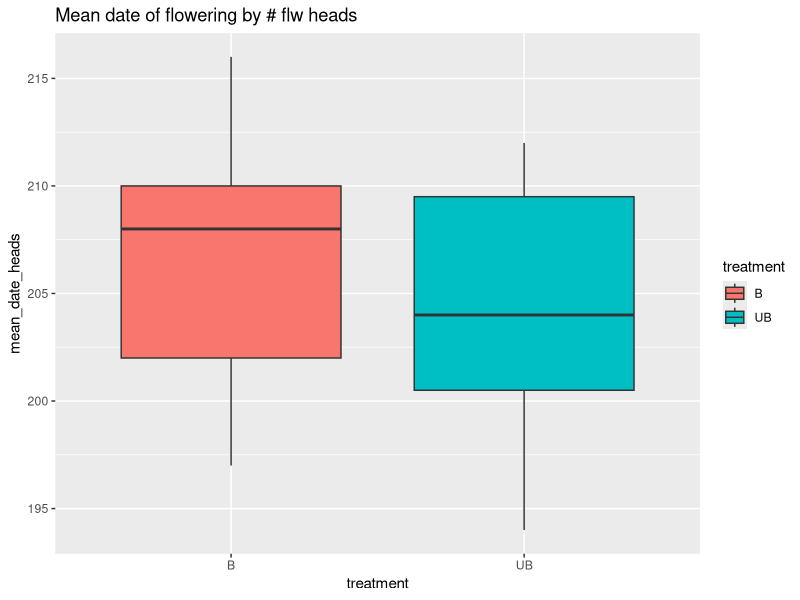
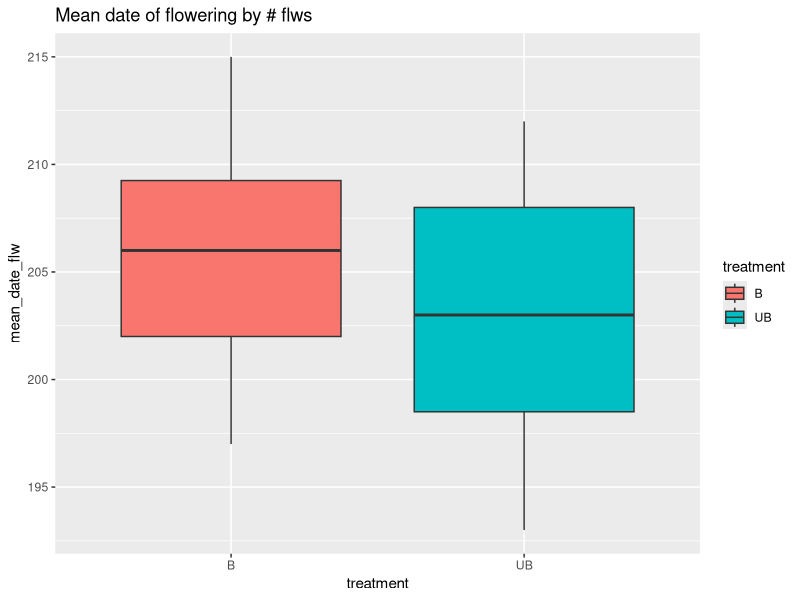
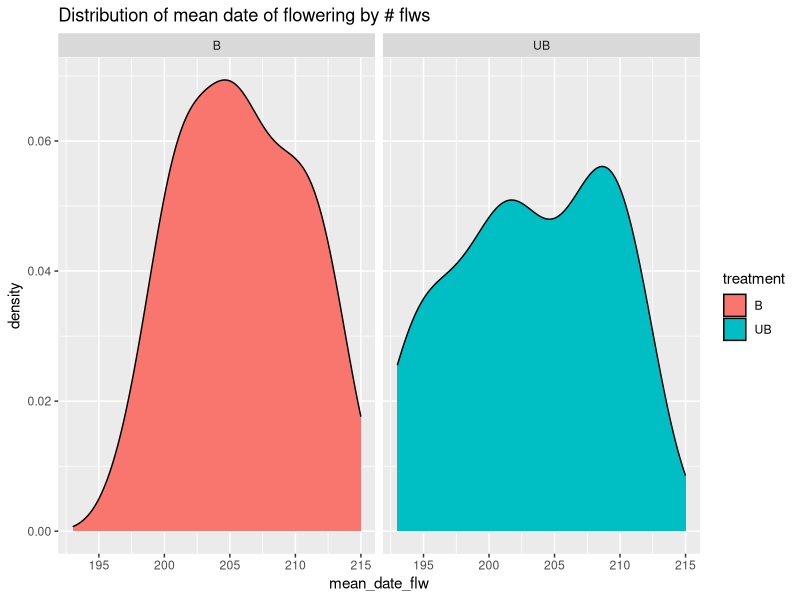
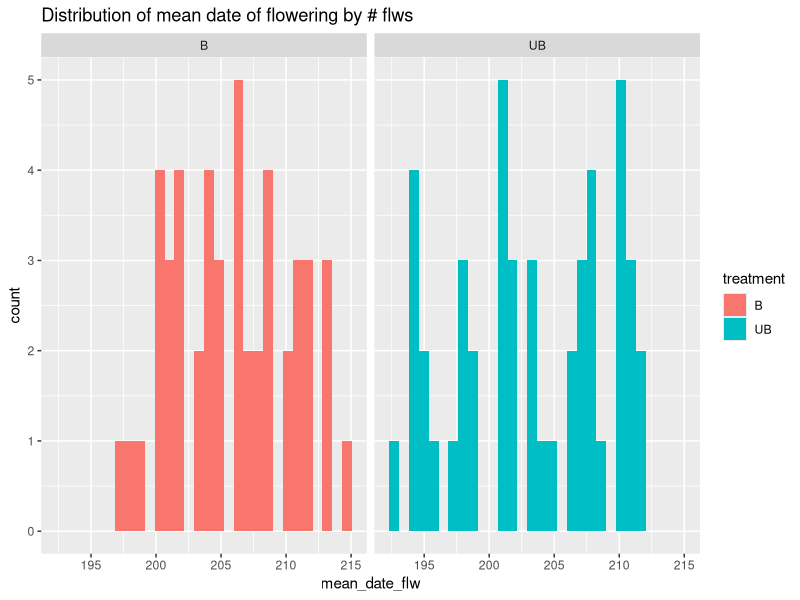
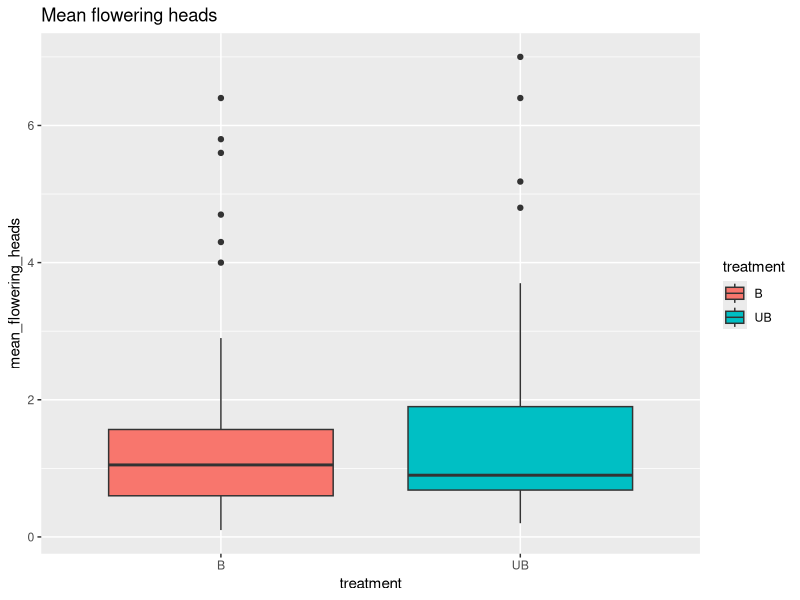
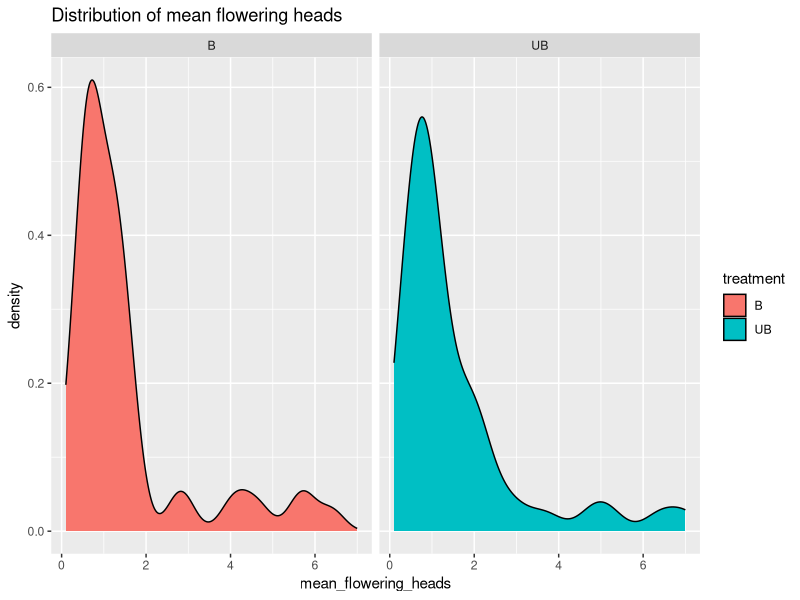
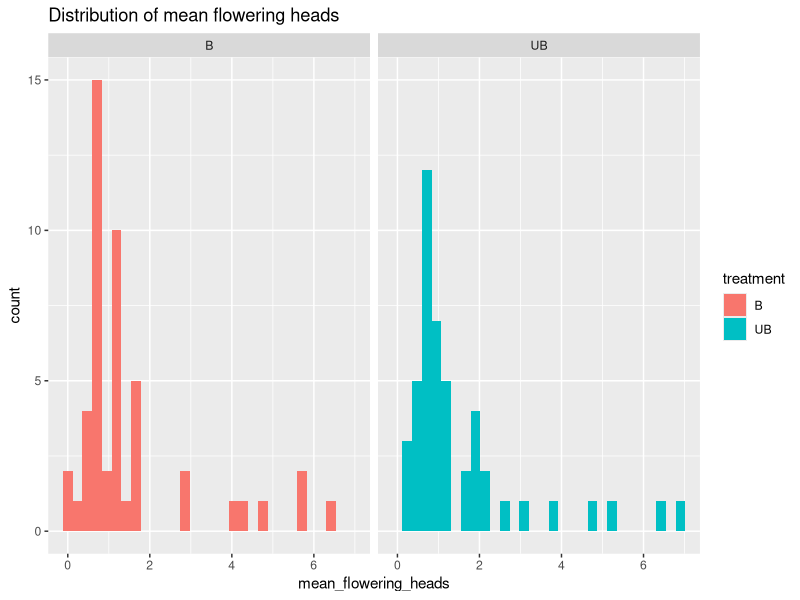
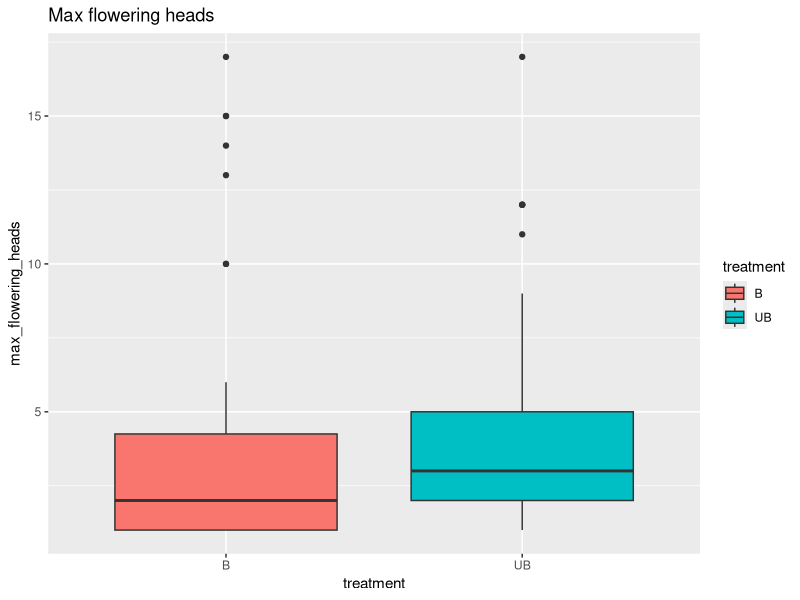

Recreate these plots in R, in order. (Note: this script raises an error after producing the figures.)
#distributions of data at daily level vs overall mean level

# run phenology and data_merge first!

library(lubridate)
library(tidyverse)

#phenology measures (and some trait means)
focal_pheno<-read.csv("data/focal_pheno.csv")

#focal plant flowering, pollination, and stigma data
focal_plt<-read.csv("data/non_database_csvs/focal_plant_stigma_26March2019.csv")


#updated seed data
seed2<-read.csv("data/non_database_csvs/dalea_seed_counts_7May2019.csv")

cobloom<-read.csv("data/non_database_csvs/dalea-coblooming-density_25march2019.csv")


#conspecific density and distance to nearest neighbor data
con_dens<-read.csv("data/non_database_csvs/dalea-conspecific-density_23March2019.csv")
#cobloom data
cobloom<-read.csv("data/non_database_csvs/dalea-coblooming-density_25march2019.csv")
#focal plant flowering, pollination, and stigma collection data
focal_plt<-read.csv("data/non_database_csvs/focal_plant_stigma_26March2019.csv")

#stigma pollen counts
poll_stig<-read.csv("data/non_database_csvs/stigma-pollen-counts_23March2019.csv")

#visit data
visit<-read.csv("data/non_database_csvs/visitation_30Aug2019.csv")


#### first: Phenology

###distribution of phenology data
view(focal_pheno)

focal_pheno%>%ggplot(aes(treatment,mean_date_heads,fill=treatment))+geom_boxplot()+
  ggtitle("Mean date of flowering by # flw heads")

focal_pheno%>%ggplot(aes(treatment,mean_date_flw,fill=treatment))+geom_boxplot()+
  ggtitle("Mean date of flowering by # flws")

#distribution of mean dates of flowering 
focal_pheno%>%ggplot(aes(mean_date_flw,fill=treatment))+geom_density()+
  ggtitle("Distribution of mean date of flowering by # flws")+facet_grid(.~treatment)

#as a histogram
focal_pheno%>%ggplot(aes(mean_date_flw,fill=treatment))+geom_histogram()+
  ggtitle("Distribution of mean date of flowering by # flws")+facet_grid(.~treatment)


#flowering display
#first up: mean_flw_heads: mean # of flower heads displayed by a plant per day
focal_pheno%>%ggplot(aes(treatment,mean_flowering_heads,fill=treatment))+geom_boxplot()+
  ggtitle("Mean flowering heads")
### slightly more for unburned

#distribution of mean flowering heads
focal_pheno%>%ggplot(aes(mean_flowering_heads,fill=treatment))+geom_density()+
  ggtitle("Distribution of mean flowering heads")+facet_grid(.~treatment)

#as a histogram
focal_pheno%>%ggplot(aes(mean_flowering_heads,fill=treatment))+geom_histogram()+
  ggtitle("Distribution of mean flowering heads")+facet_grid(.~treatment)

#### max flowering
focal_pheno%>%ggplot(aes(treatment,max_flowering_heads,fill=treatment))+geom_boxplot()+
  ggtitle("Max flowering heads")
### slightly more for unburned

#distribution of mean flowering heads
focal_pheno%>%ggplot(aes(max_flowering_heads,fill=treatment))+geom_density()+
  ggtitle("Distribution of max flowering heads")+facet_grid(.~treatment)

#as a histogram
focal_pheno%>%ggplot(aes(max_flowering_heads,fill=treatment))+geom_histogram()+
  ggtitle("Distribution of max flowering heads")+facet_grid(.~treatment)

#########
#### the mean of estimated daily flower production
focal_pheno%>%ggplot(aes(treatment,mean_daily_flowers,fill=treatment))+geom_boxplot()+
  ggtitle("Mean Daily flower presentation")
### slightly more for unburned

#distribution of mean flowering heads
focal_pheno%>%ggplot(aes(mean_daily_flowers,fill=treatment))+geom_density()+
  ggtitle("Distribution of mean daily flowers")+facet_grid(.~treatment)

#as a histogram
focal_pheno%>%ggplot(aes(max_flowering_heads,fill=treatment))+geom_histogram()+
  ggtitle("Distribution of mean daily flowers")+facet_grid(.~treatment)



#################################################
#### Second: Focal plant traits--
#####################

is.numeric(focals$bloom_heads)
focal_plt$X.bloom_flwheads<-as.numeric(focal_plt$X.bloom_flwheads)

#create a summation of flowers, a treatment column, and a yday colum,
focals<-focal_plt%>%
  rename(bloom_heads=X.bloom_flwheads)%>%filter(!is.na(head1))%>%
  mutate(total_flws_est=
           ifelse(bloom_heads > 5,
                  ((head1+head2+head3+head4+head5)/5)*bloom_heads,(head1+head2+head3+head4+head5)), 
         treatment=ifelse(grepl("UB",plantID),'UB','B'))%>%
  mutate(date=paste(year,month,day, sep="-"))%>%mutate(ymd=ymd(date),yday=yday(ymd))



#### # of blooming heads per plant per round 
focals%>%ggplot(aes(treatment,bloom_heads,fill=treatment))+geom_boxplot()+
  ggtitle("Daily Flowering Heads")
###
#over time
focals%>%filter(!is.na(round))%>%ggplot(aes(as.factor(round),bloom_heads,fill=treatment))+geom_boxplot()+
  ggtitle("Daily Flowering Heads",subtitle="change over time")


#distribution of mean flowering heads
focals%>%ggplot(aes(bloom_heads,fill=treatment))+geom_density()+
  ggtitle("Distribution of daily flowering heads")+facet_grid(.~treatment)

#as a histogram
focals%>%ggplot(aes(bloom_heads,fill=treatment))+geom_histogram()+
  ggtitle("Distribution of daily flowering heads")+facet_grid(.~treatment)


#### overall bloom_heads on a per round per plant basis mostly matches the mean measure

############################
###estimated total flowers 
####################################

focals%>%ggplot(aes(treatment,total_flws_est,fill=treatment))+geom_boxplot()+
  ggtitle("Total Flowers")
###pretty zero heavy

#distribution of total flowers
focals%>%ggplot(aes(total_flws_est,fill=treatment))+geom_density()+
  ggtitle("Distribution of total flowers")+facet_grid(.~treatment)


focals%>%filter(!is.na(round))%>%ggplot(aes(as.factor(round),total_flws_est,fill=treatment))+geom_boxplot()+
  ggtitle("Daily total flowers",subtitle="change over time")

#as a histogram
focals%>%ggplot(aes(total_flws_est,fill=treatment))+geom_histogram()+
  ggtitle("Distribution of total flowers")+facet_grid(.~treatment)


#### drop zeroes real quick
focals%>%filter(total_flws_est>0)%>%ggplot(aes(treatment,total_flws_est,fill=treatment))+geom_boxplot()+
  ggtitle("Distribution of total flowers",subtitle="excluding zero flower days")
###

#distribution of mean flowering heads
focals%>%filter(total_flws_est>0)%>%ggplot(aes(total_flws_est,fill=treatment))+geom_density()+
  ggtitle("Distribution of total flowers",subtitle="excluding zero flower days")+
  facet_grid(.~treatment)

#as a histogram
focals%>%filter(total_flws_est>0)%>%ggplot(aes(total_flws_est,fill=treatment))+geom_histogram()+
  ggtitle("Distribution of total flowers",subtitle="excluding zero flower days")+facet_grid(.~treatment)


###similar overall appearance to mean value.

### size can be calculated from # of stems (have to check for miscounts somehow)
### or size can be calculated from # of heads
###
### so one rare issue: daily flower presentation == 0, but flowers opened on subsequent visit observations.

#######################
#### now looking at mean vs daily (AKA per round) pollen deposition on stigma
###########################

ID_trt<-focals%>%select(plantID, treatment)%>%group_by(plantID,treatment)%>%summarize()

#anti_join to see who has no stigma data
stig_check<-poll_stig%>%anti_join(ID_trt, c("plantID")) #should be 0


###now make a dataframe of per day pollen observations
stig_daily_mean<-poll_stig%>%left_join(ID_trt, c("plantID"))%>%filter(!is.na(dpurp_pollen))%>%
  group_by(plantID,round,month,day,year,treatment)%>%
  mutate(date=paste(month,day,year,sep="-"))%>%
  mutate(mdy=mdy(date),yday=yday(mdy), total_pollen=dpurp_pollen+amocan_pollen+
           aster_pollen+
           dcand_pollen+
           unknown_hetero_pollen)%>%
  group_by(plantID,treatment,yday,mdy)%>%
  summarise(n_stig=n(),n_unpollinated_stigma=length(total_pollen[total_pollen==0]),
            sum_dalpur=sum(dpurp_pollen), mean_dalpur=mean(dpurp_pollen),
            sum_amocan=sum(amocan_pollen),
            mean_amocan=mean(amocan_pollen),
            sum_hetero=sum(amocan_pollen+
                             aster_pollen+
                             dcand_pollen+
                             unknown_hetero_pollen),
            mean_hetero=mean(amocan_pollen+
                               aster_pollen+
                               dcand_pollen+
                               unknown_hetero_pollen),
            sum_total_pollen=sum(dpurp_pollen+amocan_pollen+
                                   aster_pollen+
                                   dcand_pollen+
                                   unknown_hetero_pollen),
            mean_total_pollen=mean(dpurp_pollen+amocan_pollen+
                                     aster_pollen+
                                     dcand_pollen+
                                     unknown_hetero_pollen))
  
#structure of this data frame: for each plant, 
#on each round/day, the number of collected stigma, and a summary.

## mean of daily means
### vs mean overall
  
full_dalea_df%>%ggplot(aes(treatment,mean_dalpur,fill=treatment))+geom_boxplot()+
  ggtitle("Overall mean number of pollen grains")
  
################
###total number of stigma per day
#########################

stig_daily%>%ggplot(aes(treatment,n_stig,fill=treatment))+geom_boxplot()+
  ggtitle("Number of daily collected stigma")

###pretty zero heavy

#distribution of mean flowering heads
stig_daily%>%ggplot(aes(n_stig,fill=treatment))+geom_density()+
  ggtitle("Distribution of stigma collected daily")+facet_grid(.~treatment)

stig_daily%>%ggplot(aes(n_stig,fill=treatment))+geom_histogram()+
  ggtitle("Distribution of stigma collected daily")+facet_grid(.~treatment)


############################
####daily total pollen deposition
#############################
stig_daily%>%ggplot(aes(treatment,mean_total_pollen,fill=treatment))+geom_boxplot()+
  ggtitle("Mean number of pollen grains")


stig_daily%>%ggplot(aes(as.factor(yday),mean_total_pollen,fill=treatment))+geom_boxplot()+
  ggtitle("Daily mean pollen deposited",subtitle="change over time")


###bivariate plot of sum against treatment
stig_daily%>%ggplot(aes(sum_total_pollen,mean_total_pollen,color=treatment))+geom_point()+
  geom_smooth(method="lm")+
  ggtitle("Sum vs mean of total pollen grains")
#You probably want to use mean so you can control for larger plants getting more flowers pulled per day
#Although, this sample should represent ~10% of flowers from a plant, so in a way you've already controlled for this


#distribution of mean total of pollen deposited daily
stig_daily%>%ggplot(aes(mean_total_pollen,fill=treatment))+geom_density()+
  ggtitle("Distribution of mean total pollen grains (daily)")+facet_grid(.~treatment)
### vs sum
stig_daily%>%ggplot(aes(sum_total_pollen,fill=treatment))+geom_density()+
  ggtitle("Distribution of the sum of total pollen grains (daily)")+facet_grid(.~treatment)
### sum has more variation (skinnier distribution spread over more values)
### Unsure if that can be problematioc or not

###
stig_daily%>%ggplot(aes(sum_total_pollen,fill=treatment))+geom_histogram()+
  ggtitle("Distribution of mean total pollen grains (daily)")+facet_grid(.~treatment)

###now compare to mean overall
full_dalea_df%>%ggplot(aes(mean_total_pollen,fill=treatment))+geom_density()+
  ggtitle("Distribution of mean total pollen grains overall")+facet_grid(.~treatment)
# fatter, not centered near 0

#####
# NOTE: the full_dalea_df calculates an overall mean, rather than the mean of daily means.
### Should we calculated the mean of daily means?

### #########################
###dalea pollen grains daily
####################
stig_daily%>%ggplot(aes(treatment,mean_dalpur,fill=treatment))+geom_boxplot()+
ggtitle("Mean number of dalea grains (daily")

stig_daily%>%ggplot(aes(as.factor(yday),mean_dalpur,fill=treatment))+geom_boxplot()+
  ggtitle("Daily mean dalpur pollen deposited",subtitle="change over time")

###bivariate plot of sum against mean
stig_daily%>%ggplot(aes(sum_dalpur,mean_dalpur,color=treatment))+geom_point()+
  geom_smooth(method="lm")+
  ggtitle("Sum vs mean of dalea grains")
### slopes a bit different, but overall close


#distribution of mean dalea pollen
stig_daily%>%ggplot(aes(sum_dalpur,fill=treatment))+geom_density()+
  ggtitle("Distribution of mean dalea grains (daily)")+facet_grid(.~treatment)

###
stig_daily%>%ggplot(aes(mean_dalpur,fill=treatment))+geom_histogram()+
  ggtitle("Distribution of mean dalea grains (daily)")+facet_grid(.~treatment)

###now compare to mean overall
full_dalea_df%>%ggplot(aes(mean_dalpur,fill=treatment))+geom_density()+
  ggtitle("Distribution of mean dalea grains overall")+facet_grid(.~treatment)
# same as total pollen--distribution wider and fewer 0 obs


####################
### amorpha
###############

stig_daily%>%ggplot(aes(treatment,mean_amocan,fill=treatment))+geom_boxplot()+
  ggtitle("Daily mean number of amorpha grains")

stig_daily%>%ggplot(aes(as.factor(yday),mean_amocan,fill=treatment))+geom_boxplot()+
  ggtitle("Daily mean amocan pollen deposited",subtitle="change over time")


###bivariate plot of sum against mean
stig_daily%>%ggplot(aes(sum_amocan,mean_amocan,color=treatment))+geom_point()+
  geom_smooth(method="lm")+
  ggtitle("Sum vs mean of amorpha grains")
### less clean, because more zeroes overall and in the ub data

#distribution of mean amorpha pollen
stig_daily%>%ggplot(aes(mean_amocan,fill=treatment))+geom_density()+
  ggtitle("Distribution of mean amocan grains (daily)")+facet_grid(.~treatment)

###
stig_daily%>%ggplot(aes(mean_amocan,fill=treatment))+geom_histogram()+
  ggtitle("Distribution of mean amocan grains (daily)")+facet_grid(.~treatment)

###now compare to mean overall

full_dalea_df%>%ggplot(aes(mean_amocan,fill=treatment))+geom_density()+
  ggtitle("Distribution of mean amocan grains overall")+facet_grid(.~treatment)
# same as total pollen--distribution wider and fewer 0 obs

### awith histogram
full_dalea_df%>%ggplot(aes(mean_amocan,fill=treatment))+geom_histogram()+
  ggtitle("Distribution of mean amocan grains overall")+facet_grid(.~treatment)
# same as total pollen--distribution wider and fewer 0 obs

#######
#Hetero pollen
######


stig_daily%>%ggplot(aes(treatment,mean_hetero,fill=treatment))+geom_boxplot()+
  ggtitle("Mean number of hetero grains (daily")

stig_daily%>%ggplot(aes(as.factor(yday),mean_hetero,fill=treatment))+geom_boxplot()+
  ggtitle("Daily mean hetero pollen deposited",subtitle="change over time")

###bivariate plot of sum against mean
stig_daily%>%ggplot(aes(sum_hetero,mean_hetero,color=treatment))+geom_point()+
  geom_smooth(method="lm")+
  ggtitle("Sum vs mean of hetero grains")

#bivariate plot of mean amorpha vs mean hetero
stig_daily%>%ggplot(aes(mean_amocan,mean_hetero,color=treatment))+geom_point()+
  geom_smooth(method="lm")+
  ggtitle("Mean amorpha vs mean hetero grains")
### amorpha drove heterospecific pollen deposition for burned plants
# but mean_hetero specific pollen depo doesn't display the same variance as unburned

#distribution of mean amorpha pollen
stig_daily%>%ggplot(aes(mean_hetero,fill=treatment))+geom_density()+
  ggtitle("Distribution of mean hetero grains (daily)")+facet_grid(.~treatment)

###
stig_daily%>%ggplot(aes(mean_hetero,fill=treatment))+geom_histogram()+
  ggtitle("Distribution of mean hetero grains (daily)")+facet_grid(.~treatment)

###now compare to mean overall

full_dalea_df%>%ggplot(aes(mean_hetero,fill=treatment))+geom_density()+
  ggtitle("Distribution of mean hetero grains overall")+facet_grid(.~treatment)
# same as total pollen--distribution wider and fewer 0 obs

### awith histogram
full_dalea_df%>%ggplot(aes(mean_hetero,fill=treatment))+geom_histogram()+
  ggtitle("Distribution of mean hetero grains overall")+facet_grid(.~treatment)
# same as total pollen--distribution wider and fewer 0 obs



####################
####visitation
#################


### first ensure variables are factors
levels(as.factor(focals$day))
levels(as.factor(focals$round))
levels(as.factor(visit$day))
levels(as.factor(visit$round))
visit$plantID<-trimws(visit$plantID)#trim ws because some IDs ended up with ws afterward

#join pollinators and focal_flw by plantID & new column, round_V
visit<-visit%>%
  mutate(round_v=ifelse(day==16, "2a", 
                        ifelse(day==18,"2b",
                               ifelse(day==11,"1a",ifelse(day==12,"1b",
                                                          round)))))#created round_v

focal_flw<-focal_flw%>%
  mutate(round_v=ifelse(day==197, "2a", 
                        ifelse(day==199,"2b",
                               ifelse(day==192,"1a",ifelse(day==193,"1b",
                                                           round)))))#created round_v


### note that this method drops all plants that had 0 blooms on a given round x visit combo
### alternatively you can ignore this, but then you can't take a visit/head/min measure
### since this doesn't affect the actual results I'm removing them

poll_vis<-left_join(visit,focal_flw, by=c("plantID","round_v"))%>%
  filter(bloom_heads>0)%>%filter(!is.na(time))# you have this to remove cases where there were 0 heads blooming, but check real quick
poll_check<-anti_join(visit,focal_flw, by=c("plantID","round_v"))#should be 0

# get number of visits per interval, then divide by number of flowers on plant at that round
visit_summary<-poll_vis%>%select(plantID, round_v, day.y,time, morphoID,date, touches,bloom_heads,treatment)%>%
  mutate(bee_fly=ifelse(morphoID%in%"Syrphid","fly",ifelse(is.na(morphoID),"none","bee")))%>%
  group_by(plantID,round_v,treatment,day.y)%>%
  summarise(n_visits=sum(!is.na(morphoID)),n_bee_visits=sum(bee_fly=="bee"), 
            n_fly_visits=sum(bee_fly=="fly"),
            n_obs=n(),
            flw_heads=(sum(bloom_heads))/n(), intervals=n_distinct(time),
            visit_head_min=(n_visits/flw_heads)/intervals,
            visit_min=n_visits/intervals)

#this is a per round summary

visit_summary%>%ggplot(aes(treatment,visit_min,fill=treatment))+geom_boxplot()+
  ggtitle("Visits per min (daily")

visit_summary%>%ggplot(aes(as.factor(day.y),visit_min,fill=treatment))+geom_boxplot()+
  ggtitle("Daily visits per min",subtitle="change over time")

#distribution of visit min
visit_summary%>%ggplot(aes(visit_min,fill=treatment))+geom_density()+
  ggtitle("Distribution of visits per min(daily)")+facet_grid(.~treatment)

###
visit_summary%>%ggplot(aes(visit_min,fill=treatment))+geom_histogram()+
  ggtitle("Distribution of visits per min (daily)")+facet_grid(.~treatment)


###now compare to mean overall

full_dalea_df%>%ggplot(aes(mean_visit_min,fill=treatment))+geom_density()+
  ggtitle("Distribution of mean visits per min overall")+facet_grid(.~treatment)

### awith histogram
full_dalea_df%>%ggplot(aes(mean_visit_min,fill=treatment))+geom_histogram()+
  ggtitle("Distribution of mean visits per min overall")+facet_grid(.~treatment)

#### how visits per head per minute

visit_summary%>%ggplot(aes(treatment,visit_head_min,fill=treatment))+geom_boxplot()+
  ggtitle("Daily visits per head per min")

visit_summary%>%ggplot(aes(as.factor(day.y),visit_head_min,fill=treatment))+geom_boxplot()+
  ggtitle("Daily visits per head per min",subtitle="change over time")

#distribution of mean amorpha pollen
visit_summary%>%ggplot(aes(visit_head_min,fill=treatment))+geom_density()+
  ggtitle("Distribution of daily visits per head per min")+facet_grid(.~treatment)

###
visit_summary%>%ggplot(aes(visit_min,fill=treatment))+geom_histogram()+
  ggtitle("Distribution of daily visits per head per min")+facet_grid(.~treatment)


###now compare to mean overall

full_dalea_df%>%ggplot(aes(mean_visit_head_min,fill=treatment))+geom_density()+
  ggtitle("Distribution of mean visits per head per min overall")+facet_grid(.~treatment)

### awith histogram
full_dalea_df%>%ggplot(aes(mean_visit_head_min,fill=treatment))+geom_histogram()+
  ggtitle("Distribution of mean visits per head per min overall")+facet_grid(.~treatment)

#this tracks pretty well with mean visits per min



#n bee visits

visit_summary%>%ggplot(aes(treatment,n_bee_visits/flw_heads/intervals,fill=treatment))+geom_boxplot()+
  ggtitle("Daily number of bee visits per head per interval")

visit_summary%>%ggplot(aes(as.factor(day.y),n_bee_visits/flw_heads/intervals,fill=treatment))+geom_boxplot()+
  ggtitle("Daily number of bee visits per head per interval",subtitle="change over time")

#distribution of bee visits
visit_summary%>%ggplot(aes(n_bee_visits/flw_heads/intervals,fill=treatment))+geom_density()+
  ggtitle("Distribution of bee visits per head per interval")+facet_grid(.~treatment)


### looks like bee visits per head per interval are higher for burned plants
###
visit_summary%>%ggplot(aes(n_bee_visits/flw_heads/intervals,fill=treatment))+geom_histogram()+
  ggtitle("Distribution of bee visits per head per interval")+facet_grid(.~treatment)

###now comapre to flies

visit_summary%>%ggplot(aes(treatment,n_fly_visits/flw_heads/intervals,fill=treatment))+geom_boxplot()+
  ggtitle("Daily number fly visits per head per interval")

visit_summary%>%ggplot(aes(as.factor(day.y),n_fly_visits/flw_heads/intervals,fill=treatment))+geom_boxplot()+
  ggtitle("Daily number of fly visits per head intervals",subtitle="change over time")

#distribution of fly visits
visit_summary%>%ggplot(aes(n_fly_visits/flw_heads/intervals,fill=treatment))+geom_density()+
  ggtitle("Distribution of fly visits per head")+facet_grid(.~treatment)

###
visit_summary%>%ggplot(aes(n_fly_visits/flw_heads/intervals,fill=treatment))+geom_histogram()+
  ggtitle("Distribution of fly visits per head per interval")+facet_grid(.~treatment)

  #########################
### community data: conspecifics and coblooming
##############

#make a quick summary

#first replace na w/ zero
cobloom$X.floral_units[is.na(cobloom$X.floral_units)]<-0
#replace NA NA in plant genus sp column with true NA so we don't inflate plant_genus_sp
cobloom$plant_genus_sp[cobloom$plant_genus_sp == "NA NA"]<- NA

cobloom_ID<-cobloom%>%left_join(ID_trt, c("plantID"))

cobloom_daily<-cobloom_ID%>%
  mutate(date=paste(year,month,day, sep="-"))%>%mutate(ymd=ymd(date),yday=yday(ymd))%>%
  group_by(plantID,treatment,yday)%>%
mutate(richness=ifelse(is.na(plant_genus_sp), 0, n_distinct(plant_genus_sp)))%>%ungroup()%>%
  group_by(plantID,treatment,yday)%>%
  summarize(daily_richness=((sum(richness)/n())),
            avg_blooms=mean(X.floral_units),
            sum_blooms=sum(X.floral_units))


#plots

ggplot(cobloom_daily, aes(treatment,daily_richness,fill=treatment))+geom_boxplot()+
  ggtitle("coblooming richness by treatment")

### relationship over time?
ggplot(cobloom_daily, aes(as.factor(yday),daily_richness,fill=treatment))+geom_boxplot()+
  ggtitle("Change in coblooming richness over time by treatment")

ggplot(cobloom_daily, aes(daily_richness,fill=treatment))+geom_histogram()+facet_grid(.~treatment)+
  ggtitle("distribution of coblooming richness by treatment")



##density
ggplot(cobloom_daily, aes(treatment,avg_blooms,fill=treatment))+geom_boxplot()+
  ggtitle(" coblooming density by treatment")
###
ggplot(cobloom_daily, aes(as.factor(yday),avg_blooms,fill=treatment))+geom_boxplot()+
  ggtitle("Change in mean coblooming density over time by treatment")

ggplot(cobloom_daily, aes(avg_blooms,fill=treatment))+geom_histogram()+facet_grid(.~treatment)+
  ggtitle("distribution of coblooming density by treatment")

## sum
ggplot(cobloom_daily, aes(treatment,sum_blooms,fill=treatment))+geom_boxplot()+
  ggtitle("Change in sum coblooming density by treatment")
### over time
ggplot(cobloom_daily, aes(as.factor(yday),sum_blooms,fill=treatment))+geom_boxplot()+
  ggtitle("Change in coblooming density over time by treatment")

# so coblooming data is pretty sparse and probably shouldn't be included.


###################


####
#### now consspecific density
#####

#how many plants?
con_dens_ID<-con_dens%>%left_join(ID_trt, c("plantID"))
#drop all obs where NA or estimate of distance (>4, >10) used
con_dens_ID$NN_1<-as.numeric(as.character(con_dens_ID$NN_1))
con_dens_ID$NN_2<-as.numeric(as.character(con_dens_ID$NN_2))
con_dens_ID$NN_3<-as.numeric(as.character(con_dens_ID$NN_3))

###coerce NAs to


#some NAs left over from data cleaning- these should be 0
con_dens_ID$X.dalpur_1m[is.na(con_dens_ID$X.dalpur_1m)]<-0
con_dens_ID$X.dalpur_5m[is.na(con_dens_ID$X.dalpur_5m)]<-0

## first let's et the ratio of NAs to actual data across the 3 NN classes
sum(is.na(con_dens_ID$NN_1))/sum(!is.na(con_dens_ID$NN_1))
sum(is.na(con_dens_ID$NN_2))/sum(!is.na(con_dens_ID$NN_2))
sum(is.na(con_dens_ID$NN_3))/sum(!is.na(con_dens_ID$NN_3))
### pretty close to half of the data is nearest neighbor data is NN, dependent on the distance
# there are points in the data where this truly means no conspecifics are near
# but there are other points where this means we lack data.


## make daily con density dataframe

con_dens_daily<-con_dens_ID%>%filter(!is.na(round))%>%
  mutate(date=paste(year,month,day, sep="-"))%>%mutate(ymd=ymd(date),yday=yday(ymd))%>%
  select(plantID, treatment,yday,X.dalpur_1m,X.dalpur_5m)%>%
  group_by(plantID,treatment,yday)%>% rename(consp_1m=X.dalpur_1m, consp_5m=X.dalpur_5m)

#now for nearest neighbor; which has some NAs
## drop all NAs
NN_daily<-con_dens_ID%>%filter(!is.na(round))%>%
  mutate(date=paste(year,month,day, sep="-"))%>%mutate(ymd=ymd(date),yday=yday(ymd))%>%
  select(plantID, treatment,yday,NN_1,NN_2,NN_3)%>%
  group_by(plantID,treatment,yday)



#now let's visualize

#histograms


ggplot(con_dens_daily, aes(consp_1m,fill=treatment))+geom_histogram()+facet_grid(.~treatment)+
  ggtitle("Distribution of conspecific density in 1m by treatment")
#lotta zeroes

ggplot(con_dens_daily, aes(consp_5m,fill=treatment))+geom_histogram()+
  facet_grid(.~treatment)+ggtitle("Distribution of conspecific density in 5m by treatment")
#fewer zeroes--probably a better predictor variable

ggplot(con_dens_daily, aes(consp_5m,fill=treatment))+geom_density()+
  facet_grid(.~treatment)+ggtitle("Distribution of conspecific density in 5m by treatment")
#fewer zeroes--probably a better predictor variable


###boxplots or violin plots


ggplot(con_dens_daily, aes(treatment,consp_1m,fill=treatment))+geom_boxplot()+
  ggtitle("Mean conspecific density in 1m by treatment")

ggplot(con_dens_daily, aes(treatment,consp_5m,fill=treatment))+geom_boxplot()+
  ggtitle("Mean conspecific density in 5m by treatment")

## over time
ggplot(con_dens_daily, aes(as.factor(yday),consp_1m,fill=treatment))+geom_boxplot()+
  ggtitle("Change in conspecific density in 1m over time by treatment")

ggplot(con_dens_daily, aes(as.factor(yday),consp_5m,fill=treatment))+geom_boxplot()+
  ggtitle("Change in conspecific density in 5m over time by treatment")


### NN-- note that you lose observations due to NAs as these data were only taken when focal plants were flowering
##boxplot
ggplot(NN_daily, aes(treatment,NN_1,fill=treatment))+geom_boxplot()+
  ggtitle("Mean distance to NN1 by treatment")

ggplot(NN_daily, aes(treatment,NN_2,fill=treatment))+geom_boxplot()+
  ggtitle("Mean distance to NN2 by treatment")

ggplot(NN_daily, aes(treatment,NN_3,fill=treatment))+geom_boxplot()+
  ggtitle("Mean distance to NN3 by treatment")

#change over time
ggplot(NN_daily, aes(as.factor(yday),NN_1,fill=treatment))+geom_boxplot()+
  ggtitle("Change in distance to NN1 over time by treatment")


ggplot(NN_daily, aes(as.factor(yday),NN_2,fill=treatment))+geom_boxplot()+
  ggtitle("Change in distance to NN2 over time by treatment")
#pretty similar to NN1

### histogram

ggplot(NN_daily, aes(NN_1,fill=treatment))+geom_histogram()+
  facet_grid(.~treatment)+ggtitle("Distribution of NN_1 by treatment")


ggplot(NN_daily, aes(NN_1,fill=treatment))+geom_density()+
  facet_grid(.~treatment)+ggtitle("Distribution of NN_1 by treatment")
#NN2
ggplot(NN_daily, aes(NN_2,fill=treatment))+geom_histogram()+
  facet_grid(.~treatment)+ggtitle("Distribution of NN_2 by treatment")
